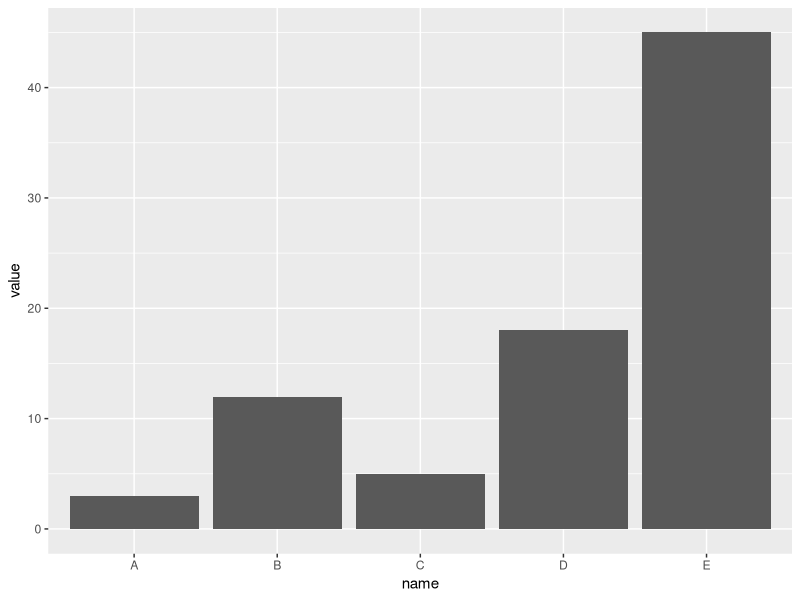
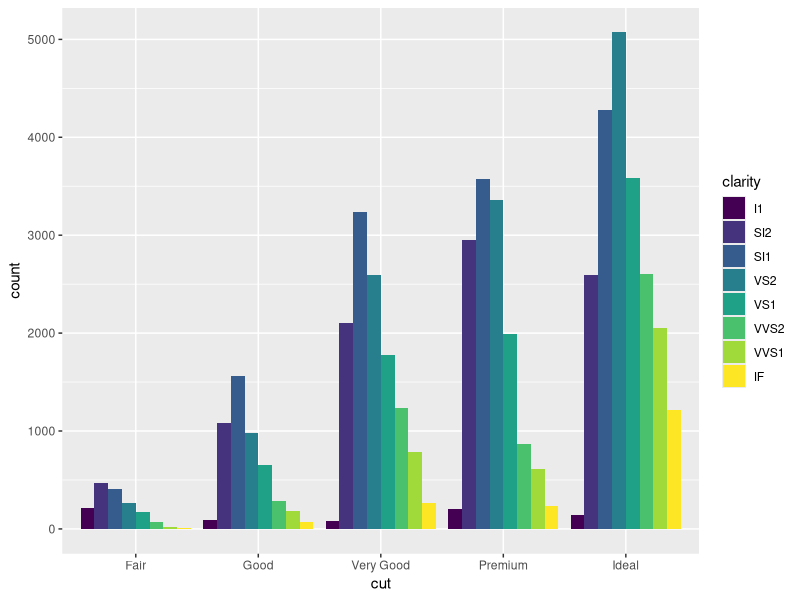
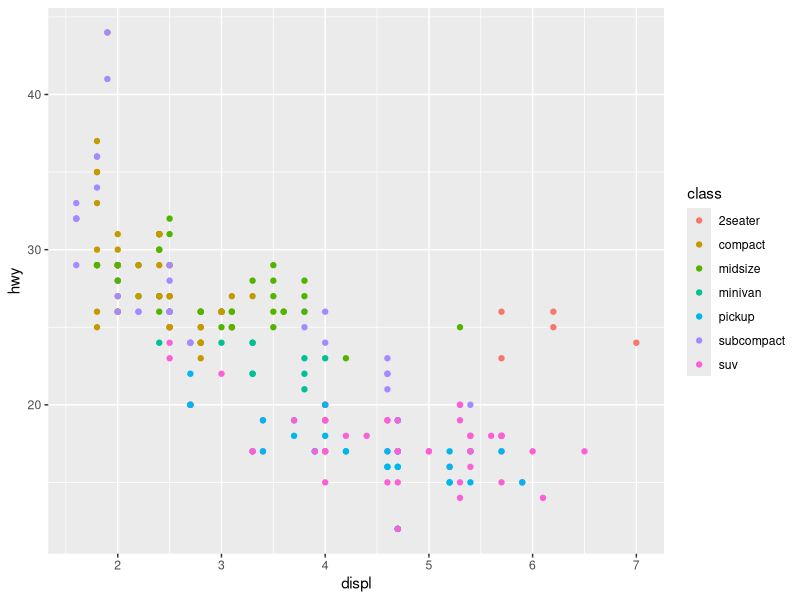
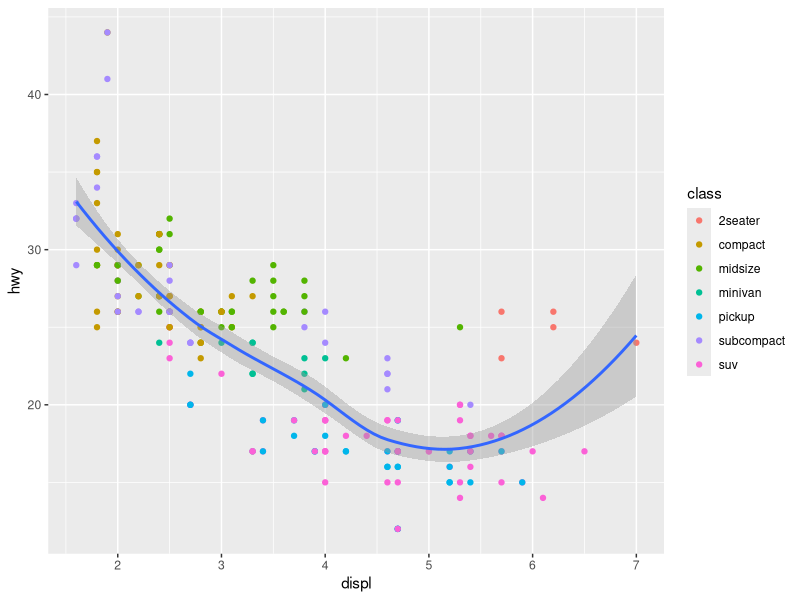

Write R code to recreate these figures, in order.
## ---- chunk 1
#library(readxl)
#data <- read_excel("FILE_PATH/NAME")
## ---- chunk 2
library(readr)
# iris <- read_csv("/Users/zacharydawson/Desktop/newbook-r/iris.csv")
## ---- chunk 3
head(Loblolly)
## ---- chunk 4
# describe(Loblolly)
# In RStudio displays information about the data set and its source in the
# Help Window

## ---- chunk 5
nrow(Loblolly)

## ---- chunk 6
length(unique(Loblolly$Seed))

## ---- chunk 7
sort(unique(Loblolly$Seed))
## ---- chunk 8
summary(OrchardSprays)
## ---- chunk 9
x <- data()
# x is now a list
 
y <- as.data.frame(x$results)
y <- y[,3:4]
# This gives a data frame of name and description, 104 data sets
 

## ---- chunk 10
library(tibble)
library(tidyr)

#data
mtcars1 <- mtcars
head(mtcars1)

#pivot_longer
mt_long <- pivot_longer(mtcars1,
             cols = mpg:carb,
             names_to = "Category",
             values_to = "Value"
            
)

head(mt_long)
## ---- chunk 11

## ---- chunk 12
library(ggplot2)

# data
data <- data.frame(
  name=c("A","B","C","D","E") ,  
  value=c(3,12,5,18,45)
  )

# Barplot
ggplot(data, aes(x=name, y=value)) + 
  geom_bar(stat = "identity")
## ---- chunk 13
library(ggplot2)
ggplot(data= diamonds)+
  geom_bar(
    mapping = aes(x = cut, fill = clarity),
    position = "dodge"
  )
## ---- chunk 14
library(ggplot2)
ggplot(data = mpg) +
  geom_point(mapping = aes(x = displ, y = hwy, color = class))#Colour also works
## ---- chunk 15
ggplot(data = mpg, mapping = aes(x = displ,y = hwy)) +
  geom_point(mapping = aes(color = class)) +
  geom_smooth()
